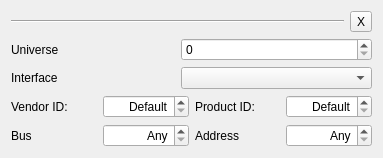
<?xml version="1.0" encoding="UTF-8"?>
<ui version="4.0">
 <class>Form</class>
 <widget class="QWidget" name="Form">
  <property name="geometry">
   <rect>
    <x>0</x>
    <y>0</y>
    <width>383</width>
    <height>141</height>
   </rect>
  </property>
  <property name="windowTitle">
   <string>Form</string>
  </property>
  <layout class="QGridLayout" name="gridLayout">
   <item row="1" column="1" colspan="2">
    <widget class="QSpinBox" name="universe_spin">
     <property name="maximum">
      <number>2147483647</number>
     </property>
    </widget>
   </item>
   <item row="3" column="0" colspan="3">
    <widget class="QStackedWidget" name="optionStack">
     <property name="currentIndex">
      <number>1</number>
     </property>
     <widget class="QWidget" name="page">
      <layout class="QGridLayout" name="gridLayout_2">
       <property name="leftMargin">
        <number>0</number>
       </property>
       <property name="topMargin">
        <number>0</number>
       </property>
       <property name="rightMargin">
        <number>0</number>
       </property>
       <property name="bottomMargin">
        <number>0</number>
       </property>
       <item row="0" column="0">
        <widget class="QLabel" name="label_2">
         <property name="text">
          <string>Port</string>
         </property>
        </widget>
       </item>
       <item row="0" column="1">
        <widget class="QComboBox" name="port_combo">
         <property name="editable">
          <bool>true</bool>
         </property>
        </widget>
       </item>
       <item row="1" column="0" colspan="2">
        <spacer name="verticalSpacer">
         <property name="orientation">
          <enum>Qt::Vertical</enum>
         </property>
         <property name="sizeHint" stdset="0">
          <size>
           <width>20</width>
           <height>40</height>
          </size>
         </property>
        </spacer>
       </item>
      </layout>
     </widget>
     <widget class="QWidget" name="page_2">
      <layout class="QGridLayout" name="gridLayout_3">
       <property name="leftMargin">
        <number>0</number>
       </property>
       <property name="topMargin">
        <number>0</number>
       </property>
       <property name="rightMargin">
        <number>0</number>
       </property>
       <property name="bottomMargin">
        <number>0</number>
       </property>
       <item row="0" column="0">
        <widget class="QLabel" name="label_4">
         <property name="text">
          <string>Vendor ID:</string>
         </property>
        </widget>
       </item>
       <item row="0" column="2">
        <widget class="QLabel" name="label_5">
         <property name="text">
          <string>Product ID:</string>
         </property>
        </widget>
       </item>
       <item row="0" column="3">
        <widget class="QSpinBox" name="product_id_spin">
         <property name="alignment">
          <set>Qt::AlignRight|Qt::AlignTrailing|Qt::AlignVCenter</set>
         </property>
         <property name="specialValueText">
          <string>Default</string>
         </property>
         <property name="minimum">
          <number>-1</number>
         </property>
         <property name="maximum">
          <number>65535</number>
         </property>
         <property name="value">
          <number>-1</number>
         </property>
         <property name="displayIntegerBase">
          <number>16</number>
         </property>
        </widget>
       </item>
       <item row="0" column="1">
        <widget class="QSpinBox" name="vendor_id_spin">
         <property name="alignment">
          <set>Qt::AlignRight|Qt::AlignTrailing|Qt::AlignVCenter</set>
         </property>
         <property name="specialValueText">
          <string>Default</string>
         </property>
         <property name="minimum">
          <number>-1</number>
         </property>
         <property name="maximum">
          <number>65535</number>
         </property>
         <property name="value">
          <number>-1</number>
         </property>
         <property name="displayIntegerBase">
          <number>16</number>
         </property>
        </widget>
       </item>
       <item row="1" column="0">
        <widget class="QLabel" name="label_6">
         <property name="text">
          <string>Bus</string>
         </property>
        </widget>
       </item>
       <item row="1" column="2">
        <widget class="QLabel" name="label_7">
         <property name="text">
          <string>Address</string>
         </property>
        </widget>
       </item>
       <item row="1" column="1">
        <widget class="QSpinBox" name="bus_spin">
         <property name="alignment">
          <set>Qt::AlignRight|Qt::AlignTrailing|Qt::AlignVCenter</set>
         </property>
         <property name="specialValueText">
          <string>Any</string>
         </property>
         <property name="minimum">
          <number>-1</number>
         </property>
         <property name="maximum">
          <number>65535</number>
         </property>
         <property name="value">
          <number>-1</number>
         </property>
        </widget>
       </item>
       <item row="1" column="3">
        <widget class="QSpinBox" name="address_spin">
         <property name="alignment">
          <set>Qt::AlignRight|Qt::AlignTrailing|Qt::AlignVCenter</set>
         </property>
         <property name="specialValueText">
          <string>Any</string>
         </property>
         <property name="minimum">
          <number>-1</number>
         </property>
         <property name="maximum">
          <number>65535</number>
         </property>
         <property name="value">
          <number>-1</number>
         </property>
        </widget>
       </item>
      </layout>
     </widget>
    </widget>
   </item>
   <item row="1" column="0">
    <widget class="QLabel" name="label">
     <property name="text">
      <string>Universe</string>
     </property>
    </widget>
   </item>
   <item row="0" column="2">
    <widget class="QToolButton" name="close_btn">
     <property name="text">
      <string>X</string>
     </property>
    </widget>
   </item>
   <item row="0" column="0" colspan="2">
    <widget class="Line" name="line">
     <property name="orientation">
      <enum>Qt::Horizontal</enum>
     </property>
    </widget>
   </item>
   <item row="2" column="0">
    <widget class="QLabel" name="label_3">
     <property name="text">
      <string>Interface</string>
     </property>
    </widget>
   </item>
   <item row="2" column="1" colspan="2">
    <widget class="QComboBox" name="interface_combo"/>
   </item>
  </layout>
 </widget>
 <resources/>
 <connections/>
</ui>
